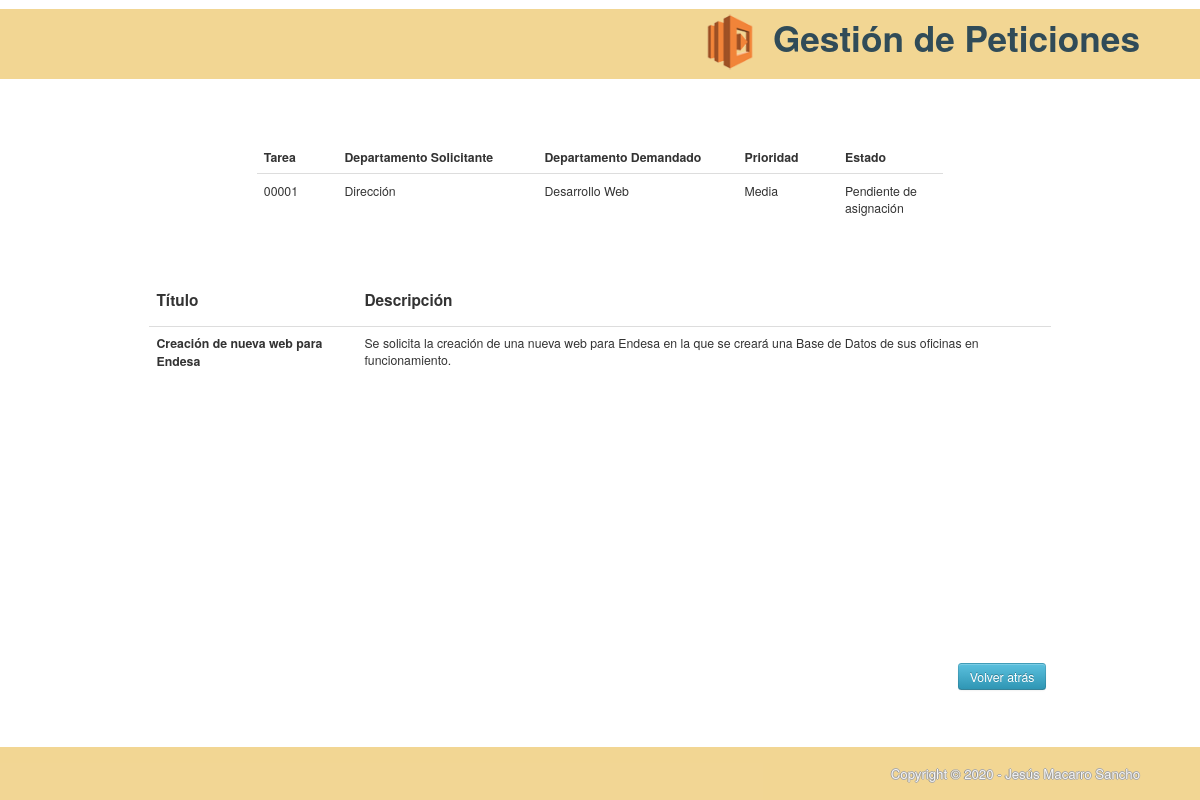
Screenshot of /tareas/ver/1 with the database file from the repository.
### tables this page shows
CREATE TABLE `tareas`(
    `id_tarea` INT(5) NOT NULL AUTO_INCREMENT COMMENT 'Identificador de la tarea.',
    `dpto_solicitante` TINYINT NOT NULL COMMENT 'Departamento que solicita la tarea.',
    `dpto_demandado` TINYINT NOT NULL COMMENT 'Departamento al que se le demanda la tarea.',
    `titulo_tarea` VARCHAR(200) NOT NULL COMMENT 'Título de la tarea.',
    `descripcion_tarea` TEXT NOT NULL COMMENT 'Descripción de la tarea.',
    `prioridad_tarea` TINYINT NOT NULL COMMENT 'Prioridad para la realización de la tarea.',
    `estado_tarea` TINYINT NOT NULL COMMENT 'Estado en el que se encuentra la tarea.',
    PRIMARY KEY(`id_tarea`)
);

CREATE TABLE `departamentos`(
    `id_dpto` TINYINT NOT NULL COMMENT 'Identificador del departamento.',
    `nombre_dpto` VARCHAR(20) NOT NULL COMMENT 'Nombre del departamento.',
    PRIMARY KEY(`id_dpto`)
);

CREATE TABLE `prioridades`(
    `id_prioridad` TINYINT NOT NULL COMMENT 'Identificador de la prioridad.',
    `descripcion_prioridad` VARCHAR(50) NOT NULL COMMENT 'Descripción de la prioridad.',
    PRIMARY KEY(`id_prioridad`)
);

CREATE TABLE `estados`(
    `id_estado` TINYINT NOT NULL COMMENT 'Identificador del estado.',
    `descripcion_estado` VARCHAR (50) NOT NULL COMMENT 'Descripción del estado.',
    PRIMARY KEY(`id_estado`)
);

### application/controllers/Tareas.php (called while the page is built, shortened)
<?php
class Tareas extends CI_Controller {
    public function ver ($id_tarea) {
        $data = array ();
        $this -> load -> model ('extended_model');
        $tarea = $this -> extended_model -> obtener_tarea_completa_por_id ($id_tarea);
        $data['tarea'] = $tarea;
        $this -> load -> view ('tareas/header');
        $this -> load -> view ('tareas/ver', $data);
        $this -> load -> view ('tareas/footer');
    }
}

### index.php (called while the page is built, shortened)
<?php
require_once BASEPATH.'core/CodeIgniter.php';

### application/models/Extended_model.php (called while the page is built, shortened)
<?php
class Extended_model extends CI_Model {
  public function obtener_tarea_completa_por_id ($id_tarea) {
    $this -> db -> select ('id_tarea, dpto_solicitante, dpto_demandado, titulo_tarea, descripcion_tarea, prioridad_tarea, estado_tarea, id_prioridad, descripcion_prioridad, sol.id_dpto, sol.nombre_dpto dpto_sol, dem.id_dpto, dem.nombre_dpto dpto_dem, id_estado, descripcion_estado');
    $this -> db -> from ('tareas');
    $this -> db -> join ('prioridades', 'prioridad_tarea = id_prioridad');
    $this -> db -> join ('departamentos sol', 'dpto_solicitante = sol.id_dpto');
    $this -> db -> join ('departamentos dem', 'dpto_demandado = dem.id_dpto');
    $this -> db -> join ('estados', 'estado_tarea = id_estado');
    $this -> db -> where ('id_tarea', $id_tarea);
    $consulta = $this -> db -> get ();
    $resultado = $consulta -> row ();
    return $resultado;
  }
}

### application/views/tareas/ver.php (the view)
<div class="minicontainer">
    <table class="table tableborder">
        <thead>
        <tr>
            <th> Tarea </th>
            <th> Departamento Solicitante </th>
            <th> Departamento Demandado </th>
            <th> Prioridad </th>
            <th> Estado </th>
        </tr>
        </thead>
        <tbody>
            <tr>
                <td style="width: 5%"> <?php echo str_pad ($tarea->id_tarea, 5, "0", STR_PAD_LEFT);  ?> </td>
                <td style="width: 15%"> <?php echo $tarea->dpto_sol ?> </td>
                <td style="width: 15%"> <?php echo $tarea->dpto_dem ?> </td>
                <td style="width: 5%"> <?php echo $tarea->descripcion_prioridad?> </td>
                <td style="width: 5%"> <?php echo $tarea->descripcion_estado?> </td>
            </tr>
        </tbody>
    </table>
</div>
<br><br>
<table class="table tableborder">
    <thead>
        <tr>
            <th><h4> Título </h4></th>
            <th><h4> Descripción </h4></th>
        </tr>
    </thead>
    <tbody>
        <tr>
            <td style="width: 15%"><b> <?php echo $tarea->titulo_tarea ?> </b></td>
            <td style="width: 50%"> <?php echo nl2br ($tarea->descripcion_tarea) ?> </td>
        </tr>
    </tbody>
</table>
<br><br>
<div class="rowbutton"> <a class="btn btn-info" href="<?php echo base_url () ?>tareas"> Volver atrás </a> </div>

### rows the page displays
tareas: id_tarea "00001", dpto_solicitante.nombre_dpto "Dirección", dpto_demandado.nombre_dpto "Desarrollo Web", prioridad_tarea.descripcion_prioridad "Media", estado_tarea.descripcion_estado "Pendiente de asignación", titulo_tarea "Creación de nueva web para Endesa", descripcion_tarea "Se solicita la creación de una nueva web para Endesa en la que se creará una Base de Datos de sus oficinas en funcionamiento."
